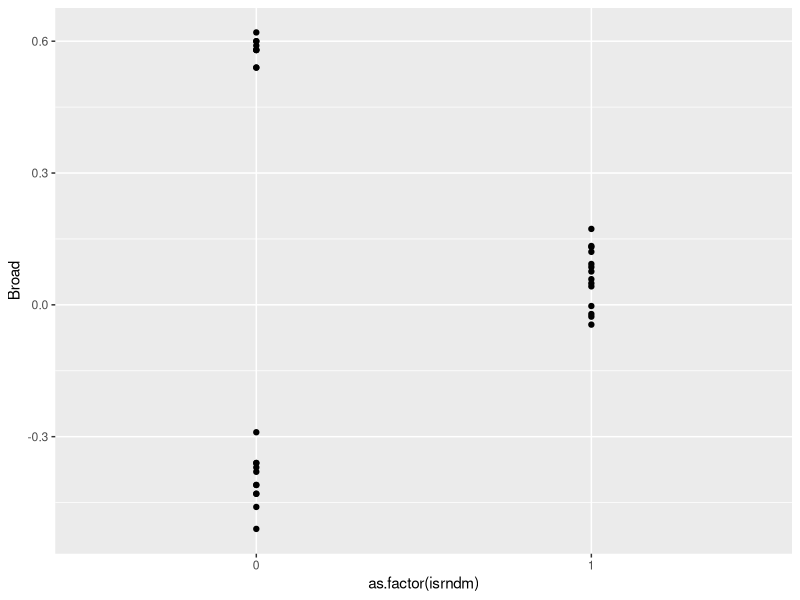
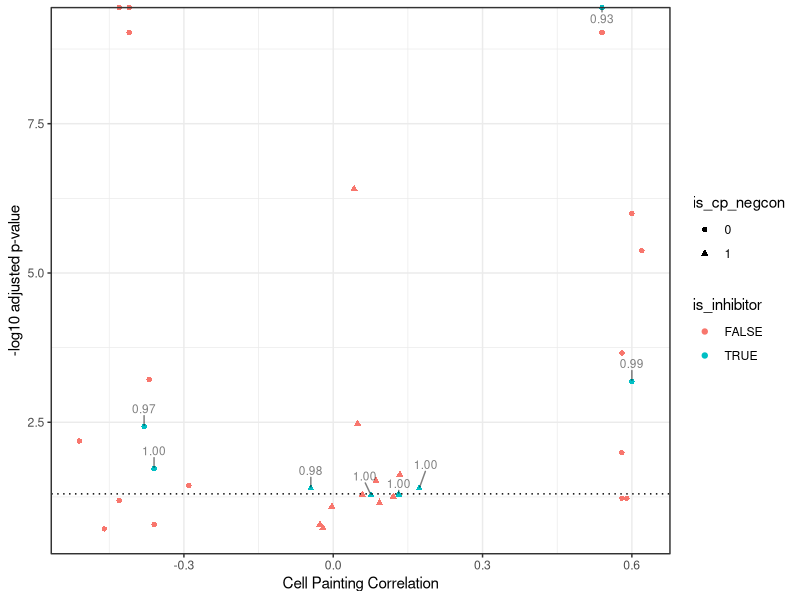
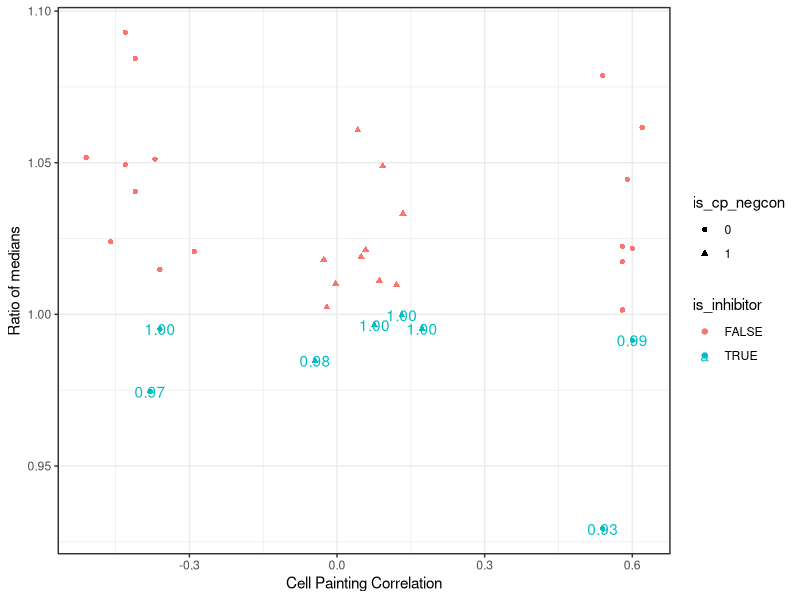
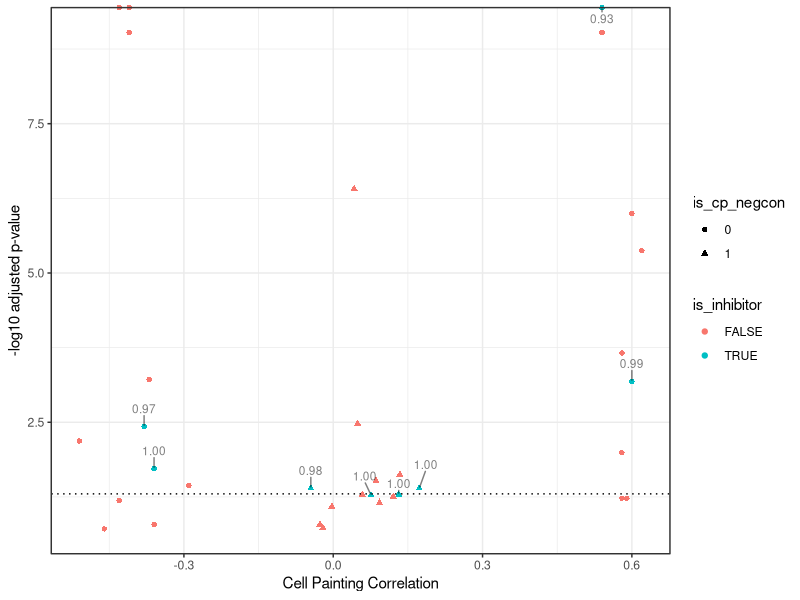
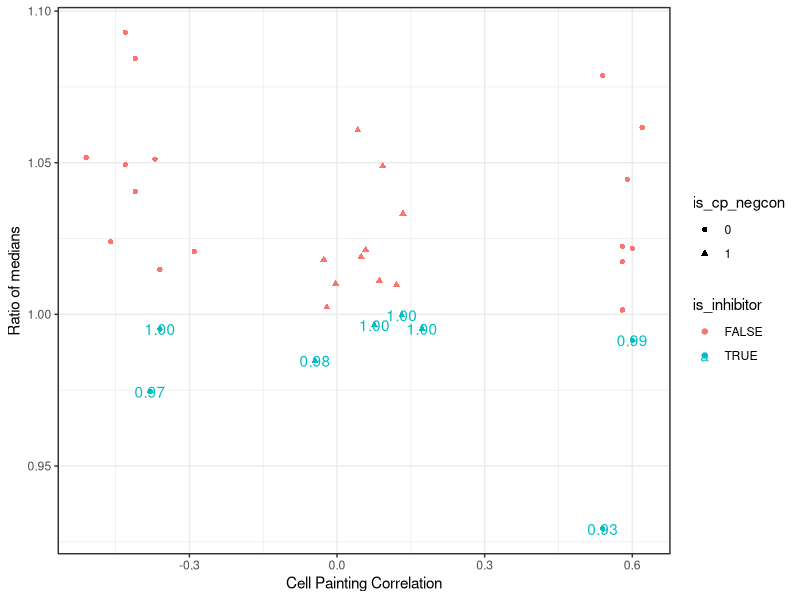

R code for these plots, in order:
## ---- chunk 1
library(magrittr)
library(tidyverse)
## ---- chunk 2
screen_data <- 
  read_csv("input/p38_data.csv") %>%
  select(-AdjP)
## ---- chunk 3
screen_data <-
  screen_data %>%
  mutate(AdjP = p.adjust(KSP5, method = "BH"))
## ---- chunk 4
screen_data
## ---- chunk 5
screen_data %>%
  ggplot(aes(as.factor(isrndm), Broad)) + geom_point()
## ---- chunk 6
screen_data <- 
  screen_data %>% 
  mutate(is_inhibitor = medTLR5 < 1)  %>%
  mutate(is_cp_negcon = as.factor(isrndm))
## ---- chunk 7
p <-
  screen_data %>%
  ggplot(aes(Broad, -log10(AdjP), shape = is_cp_negcon, color = is_inhibitor)) +
  geom_point() +
  ggrepel::geom_text_repel(
    data = screen_data %>% filter(is_inhibitor),
    aes(label = sprintf("%0.2f", medTLR5)),
    max.overlaps = Inf,
    min.segment.length = unit(0, 'lines'),
    nudge_y = .3,
    color = "black",
    alpha = 0.5,
    size = 3
  ) +
  
  geom_hline(yintercept = -log10(0.05), linetype = "dotted") +
  coord_cartesian(clip = "off") +
  xlab("Cell Painting Correlation") +
  ylab("-log10 adjusted p-value") +
  theme_bw()

print(p)

ggsave("output/p38_figure_pvalue.png", width = 6, height = 4)
## ---- chunk 8
p <- 
  screen_data %>%
  ggplot(aes(Broad, medTLR5, shape = is_cp_negcon, color = is_inhibitor)) + 
  geom_point() + 
  geom_text(
    aes(label = sprintf("%0.02f", medTLR5)), data = screen_data %>% filter(is_inhibitor)
  ) +
  coord_cartesian(clip = "off") +
  xlab("Cell Painting Correlation") +
  ylab("Ratio of medians") + 
  theme_bw()

print(p)

ggsave("output/p38_figure_ratio_median.png", width = 6, height = 4)
